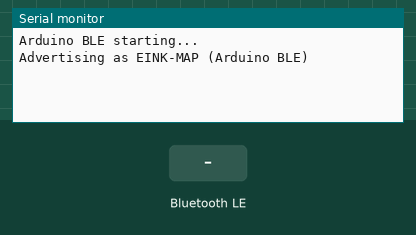
This program was run on a simulated ESP32-C3. Shown: the last lines printed to the serial monitor. The inputs (shaded band) are chosen by the test bench. Nothing arrives over Bluetooth unless stated; a phone connects over Bluetooth LE 3 s after start.

Above: at 1.5 s.
1.6 s: Bluetooth LE write "1" received
At 2.8 s:
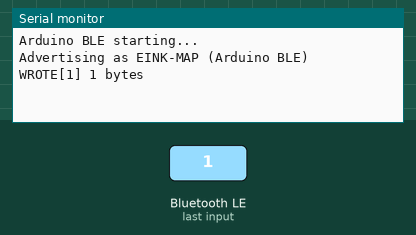
3.1 s: Bluetooth LE write "0" received
At 4.0 s:
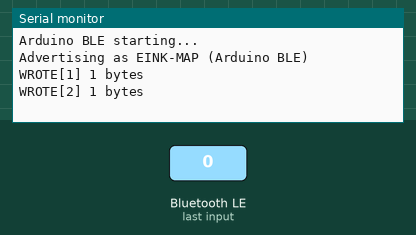
4.6 s: Bluetooth LE write "2" received
At 5.1 s:
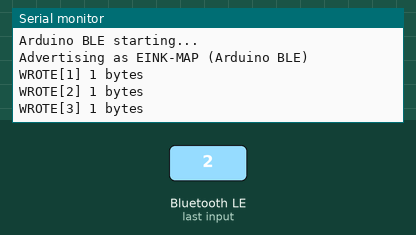

Measured:
- after the input at 1.6 s, the serial monitor: prints a new line at once (image 1)
- after the input at 3.1 s, the serial monitor: prints a new line at once (image 2)
- after the input at 4.6 s, the serial monitor: prints a new line at once (image 3)

The program:

main.cpp
```cpp
/**
 * Arduino BLE server test — exactly the classic Arduino-ESP32 BLE example
 * pattern (BLEDevice / BLEServer). Uses the built-in BLE library (Bluedroid
 * host stack). If THIS boots and advertises on the board, the radio works
 * and we can build the full map-render receiver on top of it.
 */
#include <Arduino.h>
#include <BLEDevice.h>
#include <BLEServer.h>
#include <BLEUtils.h>

#define SERVICE_UUID "5a7e1000-2b2f-4f66-9f9a-5c0f8e1a2b3c"
#define CHAR_UUID    "5a7e1001-2b2f-4f66-9f9a-5c0f8e1a2b3c"

static int writeCount = 0;

class CharCB : public BLECharacteristicCallbacks {
  void onWrite(BLECharacteristic *c) {
    std::string val = c->getValue();
    writeCount++;
    Serial.printf("WROTE[%d] %d bytes\n", writeCount, (int)val.size());
    Serial.flush();
  }
};

void setup() {
  Serial.begin(115200);
  delay(300);
  Serial.println("Arduino BLE starting...");
  Serial.flush();

  BLEDevice::init("EINK-MAP");

  BLEServer *server = BLEDevice::createServer();
  BLEService *service = server->createService(SERVICE_UUID);
  BLECharacteristic *chr = service->createCharacteristic(
      CHAR_UUID,
      BLECharacteristic::PROPERTY_WRITE | BLECharacteristic::PROPERTY_WRITE_NR);
  chr->setCallbacks(new CharCB());
  service->start();

  BLEAdvertising *adv = BLEDevice::getAdvertising();
  adv->addServiceUUID(SERVICE_UUID);
  adv->setScanResponse(true);
  BLEDevice::startAdvertising();

  Serial.println("Advertising as EINK-MAP (Arduino BLE)");
  Serial.flush();
}

void loop() {
  delay(1000);
}
```
